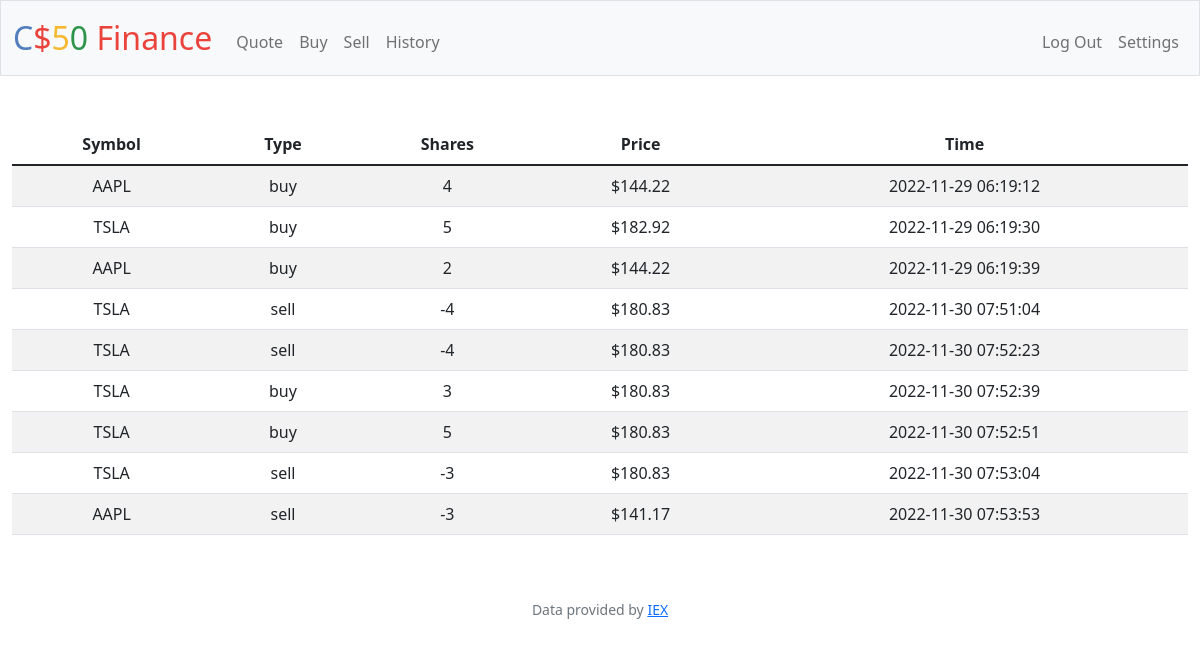
Screenshot of /history (signed in) with the database file from the repository.
### tables this page shows
CREATE TABLE transactions (
    id INTEGER PRIMARY KEY AUTOINCREMENT,
    user_id INTEGER NOT NULL,
    name TEXT NOT NULL,
    shares INTEGER NOT NULL,
    price NUMERIC NOT NULL,
    type TEXT NOT NULL,
    symbol TEXT NOT NULL,
    time TIMESTAMP DEFAULT CURRENT_TIMESTAMP,
    FOREIGN KEY(user_id) REFERENCES users(id)
);

### app.py (the view)
@app.route("/history")
@login_required
def history():
    user_id = session["user_id"]
    transactions = db.execute("select type, symbol, price, shares, time from transactions where user_id = ?", user_id)
    return render_template("history.html", transactions=transactions, usd=usd)

### app.py (called while the page is built)
@app.after_request
def after_request(response):
    response.headers["Cache-Control"] = "no-cache, no-store, must-revalidate"
    response.headers["Expires"] = 0
    response.headers["Pragma"] = "no-cache"
    return response

### helpers.py (called while the page is built)
def login_required(f):
    @wraps(f)
    def decorated_function(*args, **kwargs):
        if session.get("user_id") is None:
            return redirect("/login")
        return f(*args, **kwargs)
    return decorated_function

def usd(value):
    return f"${value:,.2f}"

### templates/history.html
{% extends "layout.html" %} {% block title %} Transactions {% endblock %} {% block main %}
<table class="table table-striped">
    <thead>
        <tr>
            <th>Symbol</th>
            <th>Type</th>
            <th>Shares</th>
            <th>Price</th>
            <th>Time</th>
        </tr>
    </thead>
    <tbody>
        {% for transaction in transactions %}
        <tr>
            <td> {{ transaction["symbol"].upper() }} </td>
            <td> {{ transaction["type"] }} </td>
            <td> {{ transaction["shares"] }} </td>
            <td> {{ usd(transaction["price"]) }} </td>
            <td> {{ transaction["time"] }} </td>
        </tr>
        {% endfor %}
    </tbody>
</table>
{% endblock %}

### rows the page displays
transactions: price "$144.22"
transactions: price "$182.92"
transactions: price "$144.22"
transactions: price "$180.83"
transactions: price "$180.83"
transactions: price "$180.83"
transactions: price "$180.83"
transactions: price "$180.83"
transactions: price "$141.17"
